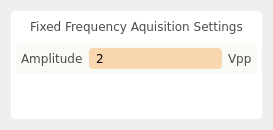
          <widget class="QWidget" name="tab_2">
           <attribute name="title">
            <string>DEP Spectra</string>
           </attribute>
           <layout class="QVBoxLayout" name="verticalLayout_6">
            <item>
             <widget class="QFrame" name="verticalFrame_5">
              <property name="styleSheet">
               <string notr="true">background-color: rgb(255, 255, 255);
border-radius: 4px;</string>
              </property>
              <layout class="QVBoxLayout" name="verticalLayout_14">
               <property name="leftMargin">
                <number>5</number>
               </property>
               <property name="topMargin">
                <number>5</number>
               </property>
               <property name="rightMargin">
                <number>5</number>
               </property>
               <property name="bottomMargin">
                <number>5</number>
               </property>
               <item>
                <widget class="QLabel" name="static_odsc_label_44">
                 <property name="minimumSize">
                  <size>
                   <width>0</width>
                   <height>21</height>
                  </size>
                 </property>
                 <property name="font">
                  <font>
                   <family>Verdana</family>
                   <pointsize>9</pointsize>
                   <weight>50</weight>
                   <italic>false</italic>
                   <bold>false</bold>
                  </font>
                 </property>
                 <property name="styleSheet">
                  <string notr="true">color: rgb(75, 75, 75);</string>
                 </property>
                 <property name="text">
                  <string>Fixed Frequency Aquisition Settings</string>
                 </property>
                 <property name="alignment">
                  <set>Qt::AlignCenter</set>
                 </property>
                </widget>
               </item>
               <item>
                <widget class="QFrame" name="frame_20">
                 <property name="styleSheet">
                  <string notr="true">background-color: rgb(247, 250, 245);
border-radius: 4px;</string>
                 </property>
                 <layout class="QHBoxLayout" name="horizontalLayout_22" stretch="0,0,0">
                  <property name="leftMargin">
                   <number>5</number>
                  </property>
                  <property name="topMargin">
                   <number>5</number>
                  </property>
                  <property name="rightMargin">
                   <number>5</number>
                  </property>
                  <property name="bottomMargin">
                   <number>5</number>
                  </property>
                  <item>
                   <widget class="QLabel" name="static_odsc_label_46">
                    <property name="minimumSize">
                     <size>
                      <width>0</width>
                      <height>21</height>
                     </size>
                    </property>
                    <property name="font">
                     <font>
                      <family>Verdana</family>
                      <pointsize>9</pointsize>
                      <weight>50</weight>
                      <italic>false</italic>
                      <bold>false</bold>
                     </font>
                    </property>
                    <property name="styleSheet">
                     <string notr="true">color: rgb(75, 75, 75);</string>
                    </property>
                    <property name="text">
                     <string>Amplitude</string>
                    </property>
                   </widget>
                  </item>
                  <item>
                   <widget class="QLineEdit" name="pyqt5_entry_dep_vpp">
                    <property name="enabled">
                     <bool>true</bool>
                    </property>
                    <property name="minimumSize">
                     <size>
                      <width>0</width>
                      <height>21</height>
                     </size>
                    </property>
                    <property name="font">
                     <font>
                      <family>Verdana</family>
                     </font>
                    </property>
                    <property name="styleSheet">
                     <string notr="true">QLineEdit {
border-radius: 4px;
padding: 0px 5px 0px 5px;
background-color: rgb(248,214,176);
}

QLineEdit:disabled {
	background-color: rgb(220, 204, 191);
}</string>
                    </property>
                    <property name="text">
                     <string>2</string>
                    </property>
                   </widget>
                  </item>
                  <item>
                   <widget class="QLabel" name="static_odsc_label_47">
                    <property name="minimumSize">
                     <size>
                      <width>0</width>
                      <height>21</height>
                     </size>
                    </property>
                    <property name="font">
                     <font>
                      <family>Verdana</family>
                      <pointsize>9</pointsize>
                      <weight>50</weight>
                      <italic>false</italic>
                      <bold>false</bold>
                     </font>
                    </property>
                    <property name="styleSheet">
                     <string notr="true">color: rgb(75, 75, 75);</string>
                    </property>
                    <property name="text">
                     <string>Vpp</string>
                    </property>
                   </widget>
                  </item>
                 </layout>
                </widget>
               </item>
               <item>
                <spacer name="verticalSpacer">
                 <property name="orientation">
                  <enum>Qt::Vertical</enum>
                 </property>
                 <property name="sizeHint" stdset="0">
                  <size>
                   <width>20</width>
                   <height>40</height>
                  </size>
                 </property>
                </spacer>
               </item>
              </layout>
             </widget>
            </item>
           </layout>
          </widget>
